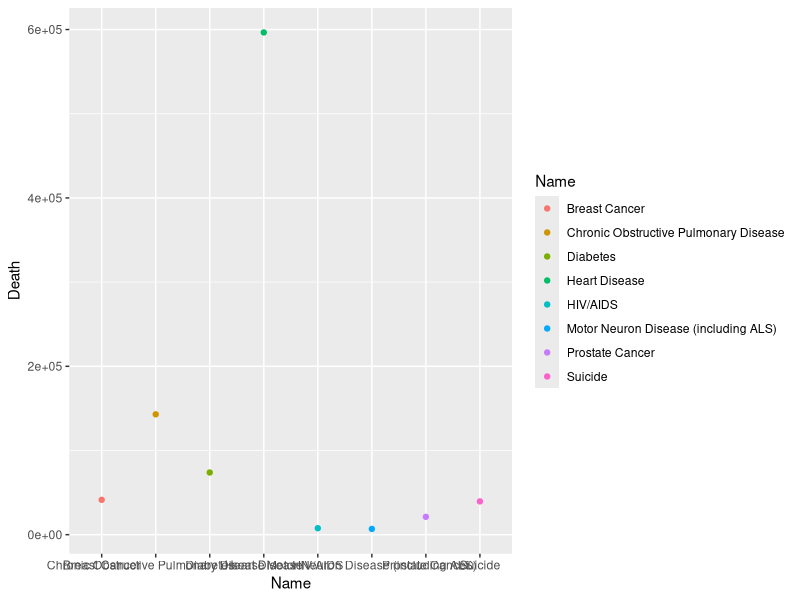

Here is the R script that generated this plot:
## ---- chunk 1
setwd("~/Desktop/ZhongjunHuqmssviz/qmssviz/Lab1")
d <- read.csv("Donation-Disease.csv")
## ---- chunk 2
library(ggplot2)
qplot(x = Name, y = Death, data = d, color = Name)
